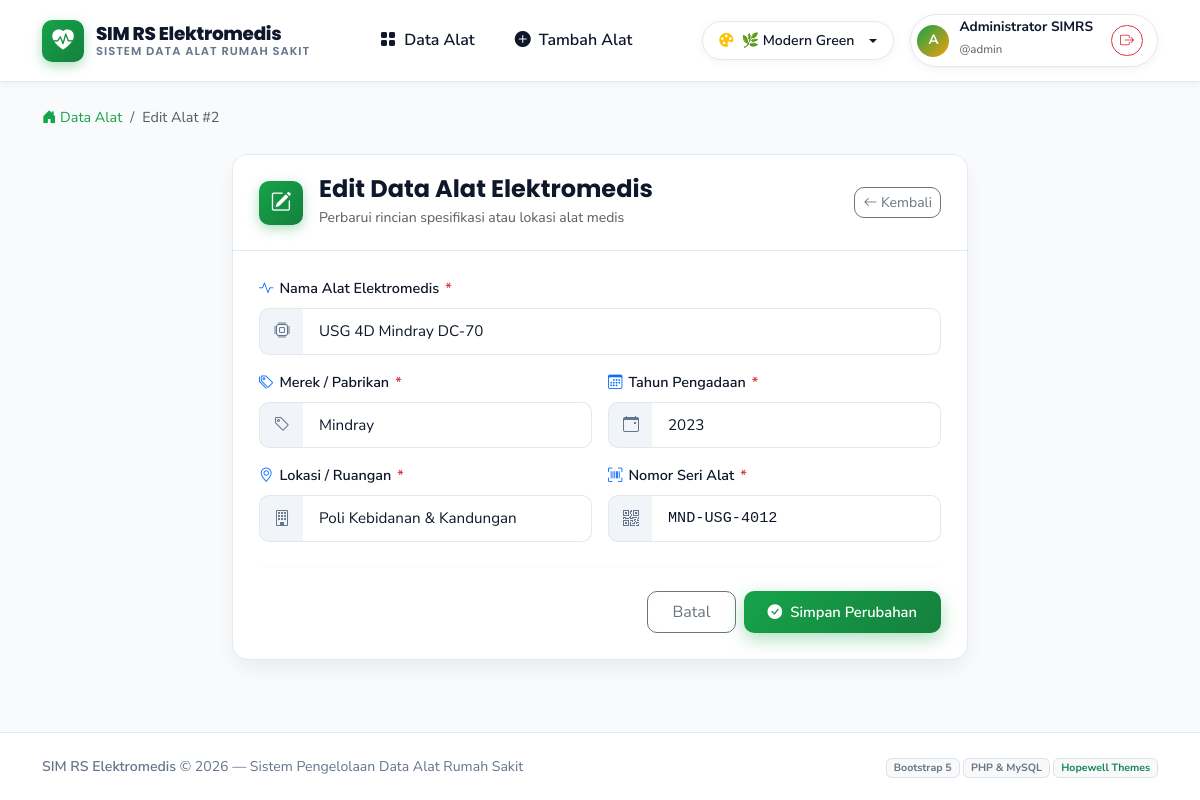
Screenshot of /CRUD/edit.php?id=2 (signed in) with the database file from the repository.
### tables this page shows
CREATE TABLE IF NOT EXISTS `alat` (
    `id` INT AUTO_INCREMENT PRIMARY KEY,
    `nama_alat` VARCHAR(100) NOT NULL,
    `tahun` VARCHAR(20) NOT NULL,
    `merek` VARCHAR(100) NOT NULL,
    `lokasi` VARCHAR(100) NOT NULL,
    `no_seri` VARCHAR(100) NOT NULL,
    `created_at` TIMESTAMP DEFAULT CURRENT_TIMESTAMP
);

### CRUD/edit.php (the view, shortened to what this page needs)
<?php
require_once("auth_check.php");
$id = isset($_REQUEST['id']) ? (int)$_REQUEST['id'] : 0;
$fetch_stmt = mysqli_prepare($mysqli, "SELECT * FROM alat WHERE id = ? LIMIT 1");
mysqli_stmt_bind_param($fetch_stmt, "i", $id);
mysqli_stmt_execute($fetch_stmt);
$result = mysqli_stmt_get_result($fetch_stmt);
$user_data = mysqli_fetch_assoc($result);
$nama_alat = $user_data['nama_alat'];
$tahun     = $user_data['tahun'];
$merek     = $user_data['merek'];
$lokasi    = $user_data['lokasi'];
$no_seri   = $user_data['no_seri'];
include("includes/header.php");
include("includes/navbar.php");
?>
<div class="container pb-5">
    <nav aria-label="breadcrumb" class="mb-4">
        <ol class="breadcrumb" style="font-size: 0.9rem;">
            <li class="breadcrumb-item"><a href="index.php"><i class="bi bi-house-door-fill"></i> Data Alat</a></li>
            <li class="breadcrumb-item active" aria-current="page">Edit Alat #<?php echo $id; ?></li>
        </ol>
    </nav>
    <div class="row justify-content-center">
        <div class="col-lg-8">
            <div class="simrs-card">
                <div class="simrs-card-header">
                    <div class="d-flex align-items-center gap-3">
                        <div class="simrs-brand-icon" style="width: 44px; height: 44px; font-size: 1.3rem;">
                            <i class="bi bi-pencil-square"></i>
                        </div>
                        <div>
                            <h4 class="mb-0">Edit Data Alat Elektromedis</h4>
                            <small class="text-muted">Perbarui rincian spesifikasi atau lokasi alat medis</small>
                        </div>
                    </div>
                    <a href="index.php" class="btn btn-outline-secondary btn-sm" style="border-radius: var(--theme-radius-sm);">
                        <i class="bi bi-arrow-left"></i> Kembali
                    </a>
                </div>
                <div class="simrs-card-body">
                    <form action="edit.php" method="POST" autocomplete="off">
                        <div class="row g-3">
                            <div class="col-12">
                                <label for="nama_alat" class="form-label-custom">
                                    <i class="bi bi-activity text-primary"></i> Nama Alat Elektromedis <span class="text-danger">*</span>
                                </label>
                                <div class="input-group input-group-custom">
                                    <span class="input-group-text"><i class="bi bi-cpu"></i></span>
                                    <input type="text" class="form-control form-control-custom" id="nama_alat" name="nama_alat" value="<?php echo htmlspecialchars($nama_alat); ?>" required>
                                </div>
                            </div>
                            <div class="col-md-6">
                                <label for="merek" class="form-label-custom">
                                    <i class="bi bi-tags text-primary"></i> Merek / Pabrikan <span class="text-danger">*</span>
                                </label>
                                <div class="input-group input-group-custom">
                                    <span class="input-group-text"><i class="bi bi-tag"></i></span>
                                    <input type="text" class="form-control form-control-custom" id="merek" name="merek" value="<?php echo htmlspecialchars($merek); ?>" required>
                                </div>
                            </div>
                            <div class="col-md-6">
                                <label for="tahun" class="form-label-custom">
                                    <i class="bi bi-calendar3 text-primary"></i> Tahun Pengadaan <span class="text-danger">*</span>
                                </label>
                                <div class="input-group input-group-custom">
                                    <span class="input-group-text"><i class="bi bi-calendar-event"></i></span>
                                    <input type="number" min="1990" max="<?php echo date('Y') + 1; ?>" class="form-control form-control-custom" id="tahun" name="tahun" value="<?php echo htmlspecialchars($tahun); ?>" required>
                                </div>
                            </div>
                            <div class="col-md-6">
                                <label for="lokasi" class="form-label-custom">
                                    <i class="bi bi-geo-alt text-primary"></i> Lokasi / Ruangan <span class="text-danger">*</span>
                                </label>
                                <div class="input-group input-group-custom">
                                    <span class="input-group-text"><i class="bi bi-building"></i></span>
                                    <input type="text" class="form-control form-control-custom" id="lokasi" name="lokasi" value="<?php echo htmlspecialchars($lokasi); ?>" required>
                                </div>
                            </div>
                            <div class="col-md-6">
                                <label for="no_seri" class="form-label-custom">
                                    <i class="bi bi-upc-scan text-primary"></i> Nomor Seri Alat <span class="text-danger">*</span>
                                </label>
                                <div class="input-group input-group-custom">
                                    <span class="input-group-text"><i class="bi bi-qr-code"></i></span>
                                    <input type="text" class="form-control form-control-custom font-monospace" id="no_seri" name="no_seri" value="<?php echo htmlspecialchars($no_seri); ?>" required>
                                </div>
                            </div>
                        </div>
                        <hr class="my-4" style="border-color: var(--theme-border);">
                        <div class="d-flex justify-content-end gap-2">
                            <a href="index.php" class="btn btn-outline-secondary px-4 py-2" style="border-radius: var(--theme-radius-sm);">
                                Batal
                            </a>
                            <button type="submit" name="update" class="btn-simrs-primary px-4 py-2">
                                <i class="bi bi-check-circle-fill"></i> Simpan Perubahan
                            </button>
                        </div>
                    </form>
                </div>
            </div>
        </div>
    </div>
</div>
<?php include("includes/footer.php"); ?>

### CRUD/assets/style.css (style rules this page uses)
.post-breadcrumb a, .post-tags a, a { text-decoration: none; }
:root { --clr-primary: #16a34a; --clr-primary-dark: #0f7a37; --clr-primary-light: #dcfce7; --clr-secondary: #f59e0b; --clr-secondary-light: #fef3c7; --clr-accent: #ef4444; --clr-bg: #f8fafc; --clr-surface: #ffffff; --clr-text: #0f172a; --clr-text-muted: #5b6b7c; --radius: 20px; --radius-sm: 12px; --radius-pill: 999px; --shadow-soft: 0 10px 30px -10px rgba(15, 23, 42, 0.12); --shadow-lift: 0 20px 45px -12px rgba(22, 163, 74, 0.35); --font-display: "Poppins", sans-serif; --font-body: "Nunito Sans", sans-serif; --ease: cubic-bezier(0.22, 1, 0.36, 1); }
* { box-sizing: border-box; }
html { scroll-behavior: smooth; }
body { font-family: var(--font-body); color: var(--clr-text); background: var(--clr-bg); overflow-x: hidden; line-height: 1.65; }
.eyebrow, .font-display, .hw-logo, .preload-text, h1, h2, h3, h4, h5 { font-family: var(--font-display); }

### CRUD/assets/app-theme.css (style rules this page uses)
:root, body.theme-1 { --theme-primary: #16a34a; --theme-primary-hover: #15803d; --theme-primary-light: #dcfce7; --theme-primary-rgb: 22, 163, 74; --theme-secondary: #f59e0b; --theme-secondary-light: #fef3c7; --theme-accent: #ef4444; --theme-bg: #f8fafc; --theme-surface: #ffffff; --theme-surface-subtle: #f1f5f9; --theme-border: #e2e8f0; --theme-text: #0f172a; --theme-text-muted: #64748b; --theme-font-head: 'Poppins', sans-serif; --theme-font-body: 'Nunito Sans', sans-serif; --theme-shadow-sm: 0 2px 8px rgba(15, 23, 42, 0.05); --theme-shadow: 0 10px 25px -5px rgba(15, 23, 42, 0.08); --theme-shadow-lg: 0 20px 40px -12px rgba(22, 163, 74, 0.22); --theme-radius: 16px; --theme-radius-sm: 10px; --theme-radius-pill: 9999px; --theme-navbar-bg: rgba(255, 255, 255, 0.95); --theme-table-header: #f8fafc; }
body { background-color: var(--theme-bg); color: var(--theme-text); font-family: var(--theme-font-body); transition: background-color 0.3s ease, color 0.3s ease; min-height: 100vh; display: flex; flex-direction: column; }
h1, h2, h3, h4, h5, h6, .font-heading { font-family: var(--theme-font-head); color: var(--theme-text); font-weight: 700; }
a { color: var(--theme-primary); text-decoration: none; transition: all 0.2s ease; }
.simrs-brand-icon { width: 42px; height: 42px; border-radius: var(--theme-radius-sm); background: linear-gradient(135deg, var(--theme-primary), var(--theme-primary-hover)); color: #ffffff; display: flex; align-items: center; justify-content: center; font-size: 1.35rem; box-shadow: 0 4px 12px rgba(var(--theme-primary-rgb), 0.35); }
.btn-simrs-primary { background: linear-gradient(135deg, var(--theme-primary), var(--theme-primary-hover)); color: #ffffff !important; border: none; border-radius: var(--theme-radius-sm); padding: 10px 22px; font-weight: 600; font-size: 0.92rem; display: inline-flex; align-items: center; justify-content: center; gap: 8px; box-shadow: 0 6px 18px rgba(var(--theme-primary-rgb), 0.35); transition: all 0.25s ease; }
.simrs-card { background: var(--theme-surface); border: 1px solid var(--theme-border); border-radius: var(--theme-radius); box-shadow: var(--theme-shadow); transition: transform 0.25s ease, box-shadow 0.25s ease; overflow: hidden; }
.simrs-card-header { padding: 20px 26px; border-bottom: 1px solid var(--theme-border); background: var(--theme-surface); display: flex; align-items: center; justify-content: space-between; flex-wrap: wrap; gap: 12px; }
.simrs-card-body { padding: 26px; }
.form-label-custom { font-weight: 600; font-size: 0.9rem; color: var(--theme-text); margin-bottom: 7px; display: flex; align-items: center; gap: 6px; }
.form-control-custom, .form-select-custom { background-color: var(--theme-surface); border: 1.5px solid var(--theme-border); color: var(--theme-text); border-radius: var(--theme-radius-sm); padding: 11px 16px; font-size: 0.95rem; transition: all 0.25s ease; }
.input-group-custom .input-group-text { background-color: var(--theme-surface-subtle); border: 1.5px solid var(--theme-border); border-right: none; color: var(--theme-text-muted); border-radius: var(--theme-radius-sm) 0 0 var(--theme-radius-sm); padding-left: 14px; padding-right: 14px; }
.input-group-custom .form-control { border-left: none; border-radius: 0 var(--theme-radius-sm) var(--theme-radius-sm) 0; }

### rows the page displays
alat: nama_alat "USG 4D Mindray DC-70", merek "Mindray", tahun "2023", lokasi "Poli Kebidanan & Kandungan", no_seri "MND-USG-4012"

### other values shown
$active_theme_label "🌿 Modern Green"
substr($user['nama'], 0, 1) "A"
$user['nama'] "Administrator SIMRS"
$user['username'] "admin"
$id "2"
